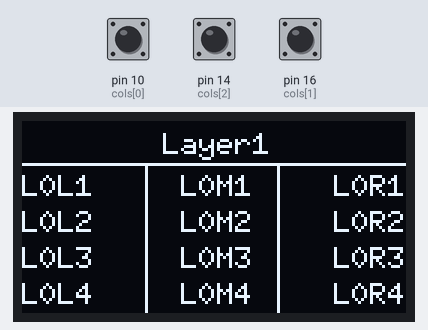
A sketch run on a simulated SparkFun Pro Micro, built with avr-gcc and run on an emulated ATmega32U4. On the bench: 128×64 one-colour display. Inputs (shaded band) come from the test bench; at power-on: pin 10 (cols[0]) HIGH, pin 14 (cols[2]) HIGH, pin 16 (cols[1]) HIGH. What the sketch prints to the serial monitor is not drawn.

Above: at 1.6 s.
1.7 s: pin 10 (cols[0]) pulled LOW for 3.2 s
At 6.1 s:
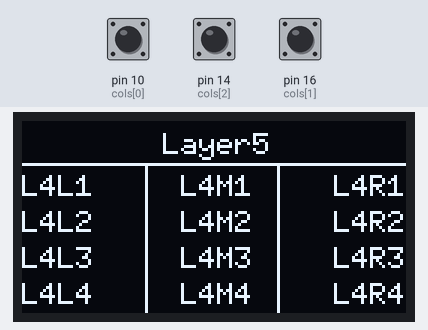
6.4 s: pin 14 (cols[2]) pulled LOW for 1 s
At 8.8 s:
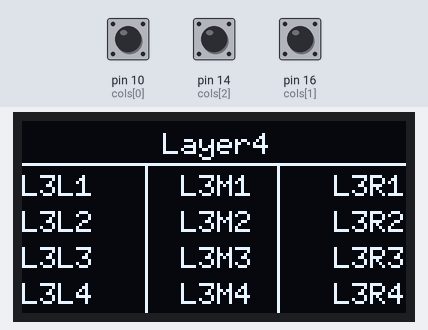
9.1 s: pin 16 (cols[1]) pulled LOW for 0.45 s
At 10.6 s:
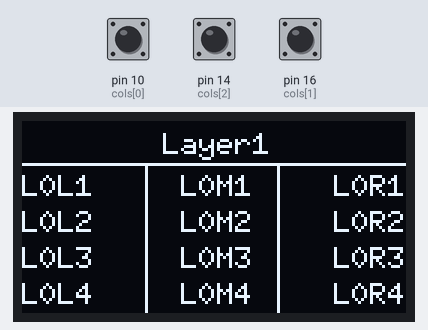
Timing chart, 0 to 12.1 s (numbered marks = the images above; inputs shaded):
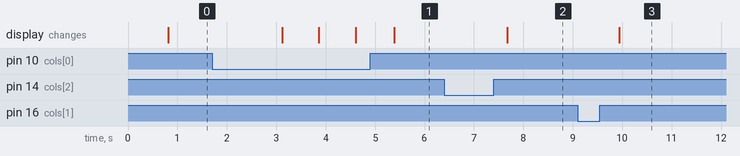

The sketch:

20_U8g2_display_layer-array_memory_save.ino
```cpp
/*********************************************************************
* FIREKEY - PROJECT
*
* Code snippet to test the display for multi layer usage using arrays (save memory)
*
* Required Libs:
* - U8g2 Lib(https://github.com/olikraus/u8g2)
*    -> can be installed via Arduino IDE
* - avr/pgmspace lib
*    -> is already installed (arduino pro micro)
*********************************************************************/

// LIBRARIES
#include <U8g2lib.h>
#include <MemoryFree.h>
#include <avr/pgmspace.h>
#include <string.h>

// CONSTANTS
#define ROW_COUNT 2     // number of rows
#define COL_COUNT 3     // number of columns
#define OLED_RESET -1   // use no extra reset pin
#define OLED_ADDR 0x3C  //i2c address

#define MAX_KEY_LENGTH 5
#define LAYER_NAME_LENGTH 10
//LAYERS
#define LAYER_BACK_COL_KEY_IDX 2     // define the back button key index
#define LAYER_HOME_COL_KEY_IDX 1     // define the home button key index
#define LAYER_FORWARD_COL_KEY_IDX 0  // define the forward button key index
#define MAX_LAYER 5
#define HOME_LAYER 0

// PINS
byte rows[ROW_COUNT] = { 5, 6 };        // define the row pins
byte cols[COL_COUNT] = { 10, 16, 14 };  // define the column pins

byte currentLayer = 0;

const char layerNames[MAX_LAYER][LAYER_NAME_LENGTH] PROGMEM = {
  "Layer1",
  "Layer2",
  "Layer3",
  "Layer4",
  "Layer5",
};

// Uses as second index the key index which is the led index
const char layerButtonFunc[MAX_LAYER][12][MAX_KEY_LENGTH] PROGMEM = {
  // Last defines max amount of chars for a name of a key
  { "L0L1", "L0M1", "L0R1",  // name: Layer 0 Left Button Row 1; Layer 0 Middle Button Row 1; Layer 0 Middle Button Row 1
    "L0L2", "L0M2", "L0R2",
    "L0L3", "L0M3", "L0R3",
    "L0L4", "L0M4", "L0R4" },
  { "L1L1", "L1M1", "L1R1",
    "L1L2", "L1M2", "L1R2",
    "L1L3", "L1M3", "L1R3",
    "L1L4", "L1M4", "L1R4" },
  { "L2L1", "L2M1", "L2R1",
    "L2L2", "L2M2", "L2R2",
    "L2L3", "L2M3", "L2R3",
    "L2L4", "L2M4", "L2R4" },
  { "L3L1", "L3M1", "L3R1",
    "L3L2", "L3M2", "L3R2",
    "L3L3", "L3M3", "L3R3",
    "L3L4", "L3M4", "L3R4" },
  { "L4L1", "L4M1", "L4R1",
    "L4L2", "L4M2", "L4R2",
    "L4L3", "L4M3", "L4R3",
    "L4L4", "L4M4", "L4R4" },
};

typedef enum xPos {
  LEFT = 0,
  VLINE1 = 41,
  CENTER = 64,
  VLINE2 = 85,
  RIGHT = 127
} xPosition;

typedef enum yPos {
  TOP = 14,
  ROW0 = 2,
  HLINE1 = 14,
  ROW1 = 16,
  ROW2 = 28,
  ROW3 = 40,
  ROW4 = 52,
  BOTTOM = 63
} yPosition;

// OLED object
U8G2_SH1106_128X64_NONAME_1_HW_I2C display(U8G2_R0, U8X8_PIN_NONE);

void setup() {
  Serial.begin(9600);

  display.setFont(u8g2_font_6x10_tr);
  //display.setI2CAddress(OLED_ADDR);
  display.begin();
  Serial.println("display started");

  // declare all cols as input and activate internal pullup resistor
  for (int x = 0; x < COL_COUNT; x++) {
    pinMode(cols[x], INPUT_PULLUP);
  }

  // declare all rows as output and set them high
  for (int x = 0; x < ROW_COUNT; x++) {
    pinMode(rows[x], OUTPUT);
    digitalWrite(rows[x], HIGH);
  }

  Serial.println("metirc initialized");
}

void loop() {
  //Serial.println(freeMemory()); //1669 byte free regardless of the number of layers
  readMatrix();
  delay(100);  // TODO real deboune

  display.firstPage();
  do {
    setDisplayText();
  } while (display.nextPage());
}

byte getLedIndex(byte rowIdx, byte colIdx) {
  // calculate led index out of row and col index
  byte index = rowIdx * COL_COUNT;
  index += rowIdx % 2 == 0 ? colIdx : COL_COUNT - 1 - colIdx;
  return index;
}

void readMatrix() {
  // scan matrix
  for (int rowIndex = 0; rowIndex < ROW_COUNT; rowIndex++) {
    // pull output row to low
    byte curRow = rows[rowIndex];
    digitalWrite(curRow, LOW);

    // is any column pulled to low due to a button being pressed?
    for (int colIndex = 0; colIndex < COL_COUNT; colIndex++) {
      byte colRow = cols[colIndex];
      if (digitalRead(colRow) == LOW) {
        keyPressed(rowIndex, colIndex);
      }
    }

    // pull output row high again
    digitalWrite(curRow, HIGH);
  }
}

void keyPressed(byte rowIdx, byte colIdx) {

  byte keyIdx = getLedIndex(rowIdx, colIdx);

  switch (keyIdx) {
    case LAYER_BACK_COL_KEY_IDX:
      Serial.println("Layer back");
      currentLayer = (currentLayer - 1 + MAX_LAYER) % MAX_LAYER;
      Serial.println(currentLayer);
      break;
    case LAYER_HOME_COL_KEY_IDX:
      Serial.println("Home");
      currentLayer = HOME_LAYER;
      Serial.println(currentLayer);
      break;
    case LAYER_FORWARD_COL_KEY_IDX:
      Serial.println("Layer forward");
      currentLayer = (currentLayer + 1) % MAX_LAYER;
      Serial.println(currentLayer);
      break;
    default:
      Serial.println("No Action");
  }
}

void drawStringAtPosition(const char* buf, xPosition xPosition, yPosition yPosition) {
  int h = display.getFontAscent() - display.getFontDescent();
  int w = display.getStrWidth(buf);

  if (xPosition == LEFT) {
    display.setCursor(LEFT, yPosition + h);
  } else if (xPosition == CENTER) {
    int xVal = CENTER - w / 2;
    display.setCursor(xVal, yPosition + h);
  } else if (xPosition == RIGHT) {
    int xVal = RIGHT - w;
    display.setCursor(xVal, yPosition + h);
  }
  display.print(buf);
}

void progMemStrCpy(const char str[], char buf[]) {
  char c;
  byte i = 0;
  while ((c = pgm_read_byte(str++))) {
    buf[i] = c;
    i++;
  }
  buf[i] = '\0';
}

void setDisplayText() {
  char layerBuf[LAYER_NAME_LENGTH + 1];
  progMemStrCpy(layerNames[currentLayer], layerBuf);
  drawStringAtPosition(layerBuf, CENTER, ROW0);

  display.drawLine(LEFT, HLINE1, RIGHT, HLINE1);
  display.drawLine(VLINE1, TOP, VLINE1, BOTTOM);
  display.drawLine(VLINE2, TOP, VLINE2, BOTTOM);

  char actionBuf[MAX_KEY_LENGTH + 1];

  progMemStrCpy(layerButtonFunc[currentLayer][0], actionBuf);
  drawStringAtPosition(actionBuf, LEFT, ROW1);
  progMemStrCpy(layerButtonFunc[currentLayer][1], actionBuf);
  drawStringAtPosition(actionBuf, CENTER, ROW1);
  progMemStrCpy(layerButtonFunc[currentLayer][2], actionBuf);
  drawStringAtPosition(actionBuf, RIGHT, ROW1);

  progMemStrCpy(layerButtonFunc[currentLayer][3], actionBuf);
  drawStringAtPosition(actionBuf, LEFT, ROW2);
  progMemStrCpy(layerButtonFunc[currentLayer][4], actionBuf);
  drawStringAtPosition(actionBuf, CENTER, ROW2);
  progMemStrCpy(layerButtonFunc[currentLayer][5], actionBuf);
  drawStringAtPosition(actionBuf, RIGHT, ROW2);

  progMemStrCpy(layerButtonFunc[currentLayer][6], actionBuf);
  drawStringAtPosition(actionBuf, LEFT, ROW3);
  progMemStrCpy(layerButtonFunc[currentLayer][7], actionBuf);
  drawStringAtPosition(actionBuf, CENTER, ROW3);
  progMemStrCpy(layerButtonFunc[currentLayer][8], actionBuf);
  drawStringAtPosition(actionBuf, RIGHT, ROW3);

  progMemStrCpy(layerButtonFunc[currentLayer][9], actionBuf);
  drawStringAtPosition(actionBuf, LEFT, ROW4);
  progMemStrCpy(layerButtonFunc[currentLayer][10], actionBuf);
  drawStringAtPosition(actionBuf, CENTER, ROW4);
  progMemStrCpy(layerButtonFunc[currentLayer][11], actionBuf);
  drawStringAtPosition(actionBuf, RIGHT, ROW4);
}
```

Measured:
- after the input at 1.7 s, the display: first changes after 1.4 s (image 1 shows a later state)
- after the input at 6.4 s, the display: changes after 1.3 s (image 2)
- after the input at 9.1 s, the display: changes after 0.84 s (image 3)
